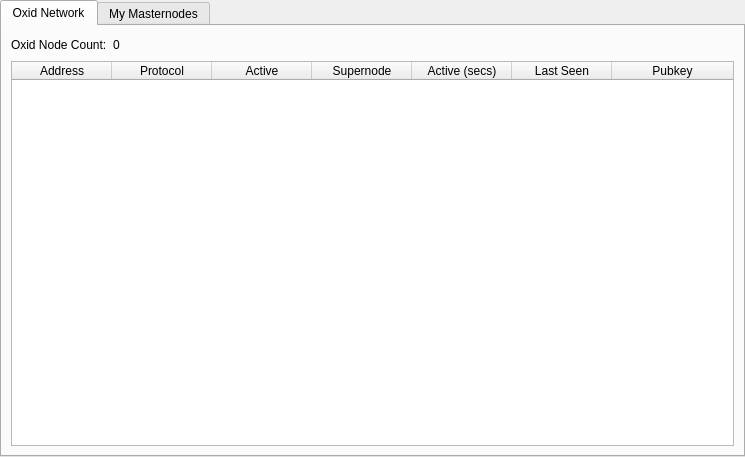
<?xml version="1.0" encoding="UTF-8"?>
<ui version="4.0">
 <class>MasternodeManager</class>
 <widget class="QWidget" name="MasternodeManager">
  <property name="geometry">
   <rect>
    <x>0</x>
    <y>0</y>
    <width>745</width>
    <height>457</height>
   </rect>
  </property>
  <property name="windowTitle">
   <string>Form</string>
  </property>
  <layout class="QVBoxLayout" name="topLayout">
   <property name="leftMargin">
    <number>0</number>
   </property>
   <property name="topMargin">
    <number>0</number>
   </property>
   <property name="rightMargin">
    <number>0</number>
   </property>
   <property name="bottomMargin">
    <number>0</number>
   </property>
   <item>
    <layout class="QVBoxLayout" name="verticalLayout">
     <property name="bottomMargin">
      <number>0</number>
     </property>
     <item>
      <widget class="QTabWidget" name="tabWidget">
       <property name="currentIndex">
        <number>0</number>
       </property>
       <widget class="QWidget" name="tab">
        <attribute name="title">
         <string>Oxid Network</string>
        </attribute>
        <layout class="QGridLayout" name="gridLayout">
         <item row="1" column="0">
          <widget class="QTableWidget" name="tableWidgetMasternodes">
           <property name="editTriggers">
            <set>QAbstractItemView::NoEditTriggers</set>
           </property>
           <property name="alternatingRowColors">
            <bool>true</bool>
           </property>
           <property name="selectionBehavior">
            <enum>QAbstractItemView::SelectRows</enum>
           </property>
           <property name="sortingEnabled">
            <bool>true</bool>
           </property>
           <attribute name="horizontalHeaderStretchLastSection">
            <bool>true</bool>
           </attribute>
           <column>
            <property name="text">
             <string>Address</string>
            </property>
           </column>
           <column>
            <property name="text">
             <string>Protocol</string>
            </property>
           </column>
           <column>
            <property name="text">
             <string>Active</string>
            </property>
           </column>
           <column>
            <property name="text">
             <string>Supernode</string>
            </property>
           </column>
           <column>
            <property name="text">
             <string>Active (secs)</string>
            </property>
           </column>
           <column>
            <property name="text">
             <string>Last Seen</string>
            </property>
           </column>
           <column>
            <property name="text">
             <string>Pubkey</string>
            </property>
           </column>
          </widget>
         </item>
         <item row="0" column="0">
          <layout class="QHBoxLayout" name="horizontalLayout_3">
           <property name="bottomMargin">
            <number>0</number>
           </property>
           <item>
            <widget class="QLabel" name="label_2">
             <property name="text">
              <string>Oxid Node Count:</string>
             </property>
            </widget>
           </item>
           <item>
            <widget class="QLabel" name="countLabel">
             <property name="text">
              <string>0</string>
             </property>
            </widget>
           </item>
           <item>
            <spacer name="horizontalSpacer_3">
             <property name="orientation">
              <enum>Qt::Horizontal</enum>
             </property>
             <property name="sizeHint" stdset="0">
              <size>
               <width>40</width>
               <height>20</height>
              </size>
             </property>
            </spacer>
           </item>
          </layout>
         </item>
        </layout>
       </widget>
       <widget class="QWidget" name="tab_2">
        <attribute name="title">
         <string>My Masternodes</string>
        </attribute>
        <layout class="QGridLayout" name="gridLayout_2">
         <item row="0" column="0">
          <layout class="QVBoxLayout" name="verticalLayout_2">
           <property name="bottomMargin">
            <number>0</number>
           </property>
           <item>
            <layout class="QHBoxLayout" name="horizontalLayout">
             <item>
              <widget class="QPushButton" name="createButton">
               <property name="text">
                <string>&amp;Create...</string>
               </property>
              </widget>
             </item>
             <item>
              <spacer name="horizontalSpacer">
               <property name="orientation">
                <enum>Qt::Horizontal</enum>
               </property>
               <property name="sizeHint" stdset="0">
                <size>
                 <width>40</width>
                 <height>20</height>
                </size>
               </property>
              </spacer>
             </item>
            </layout>
           </item>
           <item>
            <widget class="QTableWidget" name="tableWidget_2">
             <property name="minimumSize">
              <size>
               <width>695</width>
               <height>0</height>
              </size>
             </property>
             <property name="editTriggers">
              <set>QAbstractItemView::NoEditTriggers</set>
             </property>
             <property name="alternatingRowColors">
              <bool>true</bool>
             </property>
             <property name="selectionMode">
              <enum>QAbstractItemView::SingleSelection</enum>
             </property>
             <property name="selectionBehavior">
              <enum>QAbstractItemView::SelectRows</enum>
             </property>
             <attribute name="horizontalHeaderStretchLastSection">
              <bool>true</bool>
             </attribute>
             <column>
              <property name="text">
               <string>Alias</string>
              </property>
             </column>
             <column>
              <property name="text">
               <string>IP</string>
              </property>
             </column>
             <column>
              <property name="text">
               <string>Reward %</string>
              </property>
             </column>
             <column>
              <property name="text">
               <string>Reward Address</string>
              </property>
             </column>
             <column>
              <property name="text">
               <string>Status</string>
              </property>
             </column>
            </widget>
           </item>
           <item>
            <layout class="QHBoxLayout" name="horizontalLayout_2">
             <property name="bottomMargin">
              <number>0</number>
             </property>
             <item>
              <widget class="QPushButton" name="editButton">
               <property name="text">
                <string>&amp;Edit</string>
               </property>
              </widget>
             </item>
             <item>
              <widget class="QPushButton" name="removeButton">
               <property name="text">
                <string>&amp;Remove</string>
               </property>
              </widget>
             </item>
             <item>
              <widget class="QPushButton" name="UpdateButton">
               <property name="text">
                <string>&amp;Update</string>
               </property>
              </widget>
             </item>
             <item>
              <spacer name="horizontalSpacer_2">
               <property name="orientation">
                <enum>Qt::Horizontal</enum>
               </property>
               <property name="sizeHint" stdset="0">
                <size>
                 <width>40</width>
                 <height>20</height>
                </size>
               </property>
              </spacer>
             </item>
            </layout>
           </item>
           <item>
            <layout class="QHBoxLayout" name="horizontalLayout_4">
             <property name="bottomMargin">
              <number>0</number>
             </property>
            </layout>
           </item>
           <item>
            <layout class="QHBoxLayout" name="horizontalLayout_5">
             <property name="bottomMargin">
              <number>0</number>
             </property>
             <item>
              <widget class="QPushButton" name="startButton">
               <property name="text">
                <string>S&amp;tart</string>
               </property>
              </widget>
             </item>
             <item>
              <widget class="QPushButton" name="startAllButton">
               <property name="text">
                <string>St&amp;art All</string>
               </property>
              </widget>
             </item>
             <item>
              <spacer name="horizontalSpacer_5">
               <property name="orientation">
                <enum>Qt::Horizontal</enum>
               </property>
               <property name="sizeHint" stdset="0">
                <size>
                 <width>40</width>
                 <height>20</height>
                </size>
               </property>
              </spacer>
             </item>
            </layout>
           </item>
          </layout>
         </item>
        </layout>
       </widget>
      </widget>
     </item>
    </layout>
   </item>
  </layout>
 </widget>
 <resources/>
 <connections/>
</ui>
